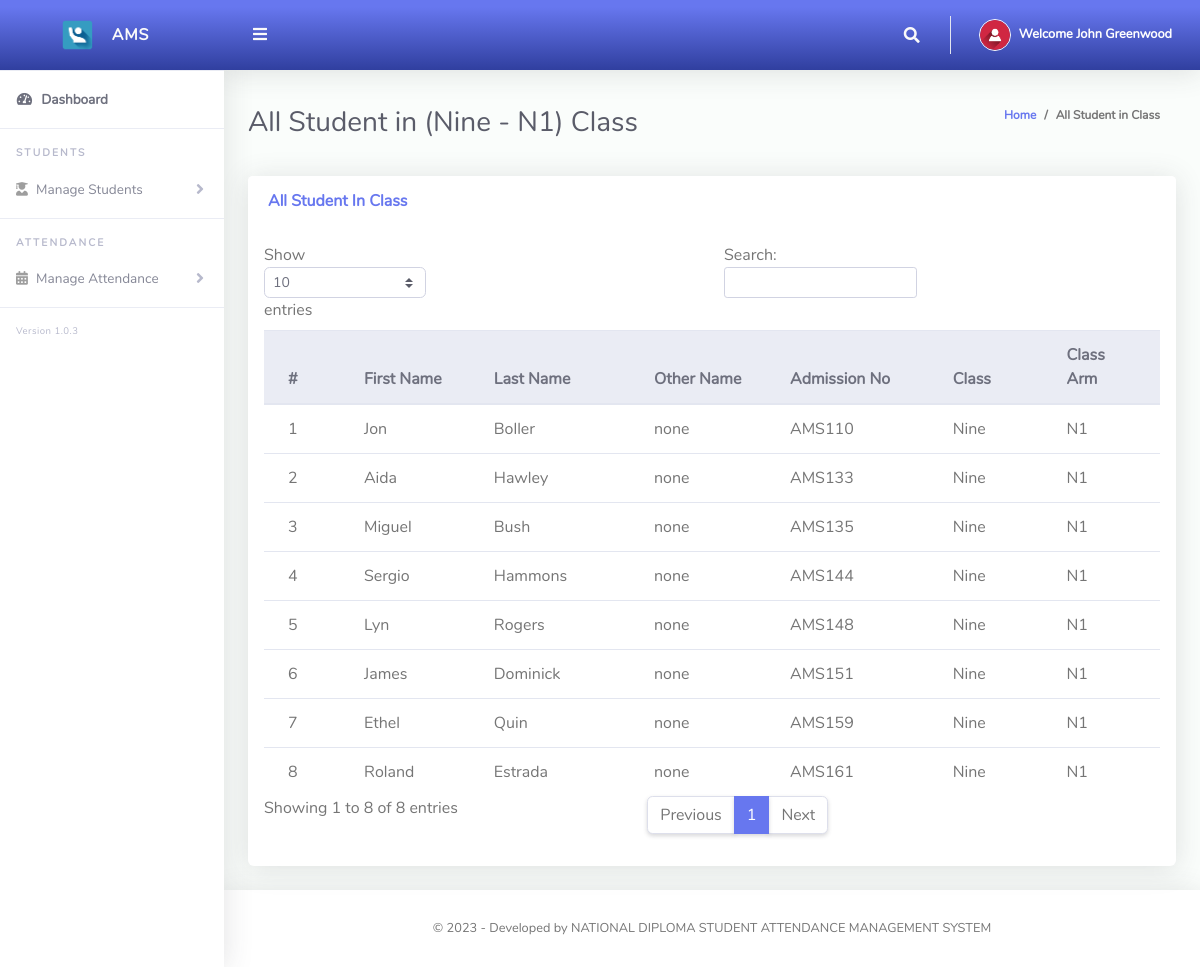
The app's page /ClassTeacher/viewStudents.php (signed in) with its own data.
### tables this page shows
CREATE TABLE `tblclassteacher` (
  `Id` int(10) NOT NULL,
  `firstName` varchar(255) NOT NULL,
  `lastName` varchar(255) NOT NULL,
  `emailAddress` varchar(255) NOT NULL,
  `password` varchar(255) NOT NULL,
  `phoneNo` varchar(50) NOT NULL,
  `classId` varchar(10) NOT NULL,
  `classArmId` varchar(10) NOT NULL,
  `dateCreated` varchar(50) NOT NULL
);

CREATE TABLE `tblclassarms` (
  `Id` int(10) NOT NULL,
  `classId` varchar(10) NOT NULL,
  `classArmName` varchar(255) NOT NULL,
  `isAssigned` varchar(10) NOT NULL
);

CREATE TABLE `tblclass` (
  `Id` int(10) NOT NULL,
  `className` varchar(255) NOT NULL
);

CREATE TABLE `tblstudents` (
  `Id` int(10) NOT NULL,
  `firstName` varchar(255) NOT NULL,
  `lastName` varchar(255) NOT NULL,
  `otherName` varchar(255) NOT NULL,
  `admissionNumber` varchar(255) NOT NULL,
  `password` varchar(50) NOT NULL,
  `classId` varchar(10) NOT NULL,
  `classArmId` varchar(10) NOT NULL,
  `dateCreated` varchar(50) NOT NULL
);

### ClassTeacher/viewStudents.php (the view, shortened to what this page needs)
<?php
include '../Includes/dbcon.php';
$query = "SELECT tblclass.className,tblclassarms.classArmName
    FROM tblclassteacher
    INNER JOIN tblclass ON tblclass.Id = tblclassteacher.classId
    INNER JOIN tblclassarms ON tblclassarms.Id = tblclassteacher.classArmId
    Where tblclassteacher.Id = '$_SESSION[userId]'";
    $rs = $conn->query($query);
    $rrw = $rs->fetch_assoc();
?>
<!DOCTYPE html>
<html lang="en">
<head>
  <link href="../vendor/fontawesome-free/css/all.min.css" rel="stylesheet" type="text/css">
  <link href="../vendor/bootstrap/css/bootstrap.min.css" rel="stylesheet" type="text/css">
  <link href="css/ruang-admin.min.css" rel="stylesheet">
</head>
<body id="page-top">
  <div id="wrapper">
      <?php include "Includes/sidebar.php";?>
    <div id="content-wrapper" class="d-flex flex-column">
      <div id="content">
       <?php include "Includes/topbar.php";?>
        <div class="container-fluid" id="container-wrapper">
          <div class="d-sm-flex align-items-center justify-content-between mb-4">
            <h1 class="h3 mb-0 text-gray-800">All Student in (<?php echo $rrw['className'].' - '.$rrw['classArmName'];?>) Class</h1>
            <ol class="breadcrumb">
              <li class="breadcrumb-item"><a href="./">Home</a></li>
              <li class="breadcrumb-item active" aria-current="page">All Student in Class</li>
            </ol>
          </div>
          <div class="row">
            <div class="col-lg-12">
                 <div class="row">
              <div class="col-lg-12">
              <div class="card mb-4">
                <div class="card-header py-3 d-flex flex-row align-items-center justify-content-between">
                  <h6 class="m-0 font-weight-bold text-primary">All Student In Class</h6>
                </div>
                <div class="table-responsive p-3">
                  <table class="table align-items-center table-flush table-hover" id="dataTableHover">
                    <thead class="thead-light">
                      <tr>
                        <th>#</th>
                        <th>First Name</th>
                        <th>Last Name</th>
                        <th>Other Name</th>
                        <th>Admission No</th>
                        <th>Class</th>
                        <th>Class Arm</th>
                      </tr>
                    </thead>
                    <tbody>
                  <?php
                      $query = "SELECT tblstudents.Id,tblclass.className,tblclassarms.classArmName,tblclassarms.Id AS classArmId,tblstudents.firstName,
                      tblstudents.lastName,tblstudents.otherName,tblstudents.admissionNumber,tblstudents.dateCreated
                      FROM tblstudents
                      INNER JOIN tblclass ON tblclass.Id = tblstudents.classId
                      INNER JOIN tblclassarms ON tblclassarms.Id = tblstudents.classArmId
                      where tblstudents.classId = '$_SESSION[classId]' and tblstudents.classArmId = '$_SESSION[classArmId]'";
                      $rs = $conn->query($query);
                      $num = $rs->num_rows;
                      $sn=0;
                      if($num > 0)
                      {
                        while ($rows = $rs->fetch_assoc())
                          {
                             $sn = $sn + 1;
                            echo"
                              <tr>
                                <td>".$sn."</td>
                                <td>".$rows['firstName']."</td>
                                <td>".$rows['lastName']."</td>
                                <td>".$rows['otherName']."</td>
                                <td>".$rows['admissionNumber']."</td>
                                <td>".$rows['className']."</td>
                                <td>".$rows['classArmName']."</td>
                              </tr>";
                          }
                      }
                      else
                      {
                           echo
                           "<div class='alert alert-danger' role='alert'>
                            No Record Found!
                            </div>";
                      }
                      ?>
                    </tbody>
                  </table>
                </div>
              </div>
            </div>
            </div>
          </div>
        </div>
      </div>
       <?php include "Includes/footer.php";?>
    </div>
  </div>
</body>
</html>

### ClassTeacher/Includes/topbar.php (shortened to what this page needs)
<?php
  $query = "SELECT * FROM tblclassteacher WHERE Id = ".$_SESSION['userId']."";
  $rs = $conn->query($query);
  $rows = $rs->fetch_assoc();
  $fullName = $rows['firstName']." ".$rows['lastName'];;
?>
<nav class="navbar navbar-expand navbar-light bg-gradient-primary topbar mb-4 static-top">
          <button id="sidebarToggleTop" class="btn btn-link rounded-circle mr-3">
            <i class="fa fa-bars"></i>
          </button>
          <ul class="navbar-nav ml-auto">
            <li class="nav-item dropdown no-arrow">
              <a class="nav-link dropdown-toggle" href="#" id="searchDropdown" role="button" data-toggle="dropdown"
                aria-haspopup="true" aria-expanded="false">
                <i class="fas fa-search fa-fw"></i>
              </a>
            </li>
            <li class="nav-item dropdown no-arrow">
              <a class="nav-link dropdown-toggle" href="#" id="userDropdown" role="button" data-toggle="dropdown"
                aria-haspopup="true" aria-expanded="false">
                <img class="img-profile rounded-circle" src="img/user-icn.png" style="max-width: 60px">
                <span class="ml-2 d-none d-lg-inline text-white small"><b>Welcome <?php echo $fullName;?></b></span>
              </a>
            </li>
          </ul>
        </nav>

### records on screen
tblclassteacher: fullName "John Greenwood"
tblclassarms: classId.className "Nine", classArmName "N1"
tblstudents: firstName "Jon", lastName "Boller", otherName "none", admissionNumber "AMS110", classId.className "Nine", classArmId.classArmName "N1"
tblstudents: firstName "Aida", lastName "Hawley", otherName "none", admissionNumber "AMS133", classId.className "Nine", classArmId.classArmName "N1"
tblstudents: firstName "Miguel", lastName "Bush", otherName "none", admissionNumber "AMS135", classId.className "Nine", classArmId.classArmName "N1"
tblstudents: firstName "Sergio", lastName "Hammons", otherName "none", admissionNumber "AMS144", classId.className "Nine", classArmId.classArmName "N1"
tblstudents: firstName "Lyn", lastName "Rogers", otherName "none", admissionNumber "AMS148", classId.className "Nine", classArmId.classArmName "N1"
tblstudents: firstName "James", lastName "Dominick", otherName "none", admissionNumber "AMS151", classId.className "Nine", classArmId.classArmName "N1"
tblstudents: firstName "Ethel", lastName "Quin", otherName "none", admissionNumber "AMS159", classId.className "Nine", classArmId.classArmName "N1"
tblstudents: firstName "Roland", lastName "Estrada", otherName "none", admissionNumber "AMS161", classId.className "Nine", classArmId.classArmName "N1"
